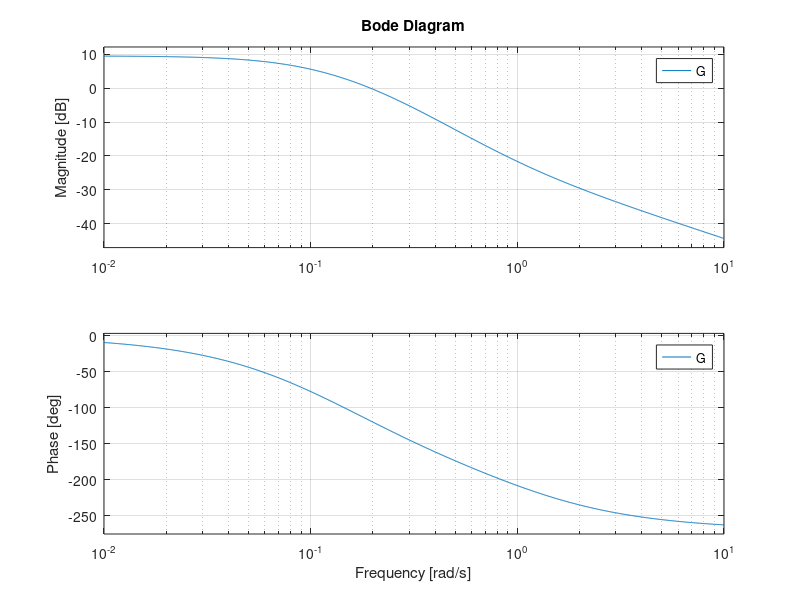
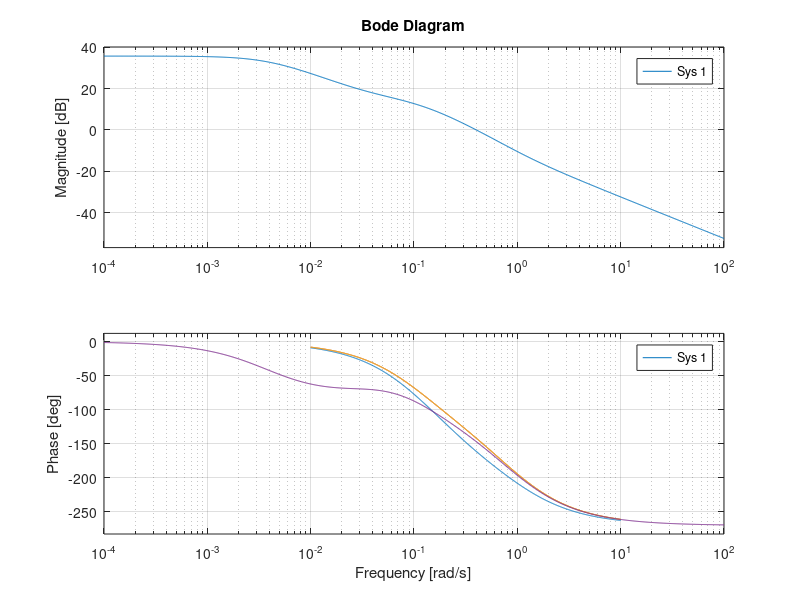
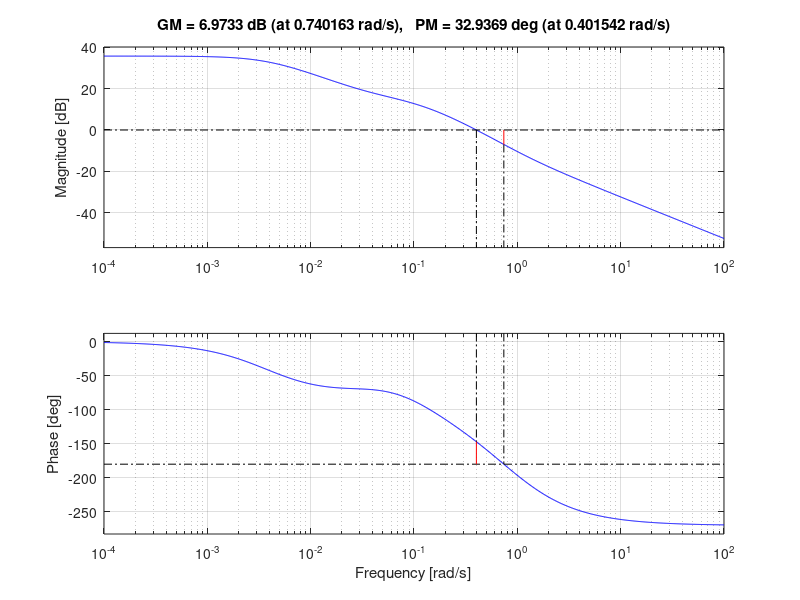
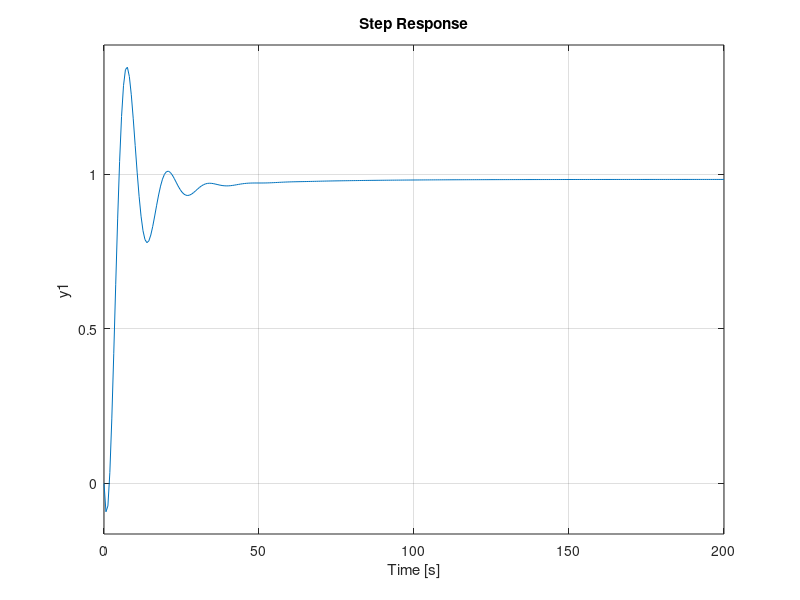

The MATLAB script that drew these images, in order: (Note: this script raises an error after producing the figures.)
%% Control 2022
% Computer exercise 1
% Sujet Phodapol 
% Matthew Lock

%% clear
clc;
clear all;
close all;
%% ===== 4.1 =====
%% Plant
s = tf('s');
G = 3*(-s+1)/((5*s+1)*(10*s+1));
figure, bode(G);

%% design controller
figure, bode(G)
hold on
% Lead controller
wc = 0.4;
[m,phase] = bode(G,wc);
phi = 30 - (phase - 180); % -> to graph beta
beta = 0.5; % beta = 1/a
Td = 1/(wc*sqrt(beta));
F_lead = (Td *s +1)/(beta*Td*s+1);
[m,phase] = bode(F_lead*G,wc);
bode(F_lead*G)
K = 1/m;
bode(K*F_lead*G)

% Lag controller
gamma = 0.1; %beta; %small -> gain bigger at low frequency -> smaller 
TI = 10/wc;
F_lag = (TI*s+1)/(TI*s+gamma);
bode(K*F_lead*F_lag*G);
figure,margin(K*F_lead*F_lag*G);
sysc = K*F_lead*F_lag;
syscl = feedback(sysc*G,1);
figure,step(syscl);

%% Bandwidth
bandwidth(syscl);
figure,step(syscl);
stepinfo(syscl)
peak = getPeakGain(syscl); % magnitude
Mt = 20*log10(peak); % in dB

%% ===== 4.2 =====
%% plant 
s = tf('s');
G = 20/((s+1)*((s/20)^2+s/20+1));

%% requirement
%rise time less than 0.2 overshoot less than 10%
wn = 1.8/0.2; %9
M = 0.1;
xi = sqrt(log(M)^2/(pi^2+log(M)^2));
phi = 100*xi; %59.1155

%% 4.2.1 Design controller
wc = 1;
Fy = 1/G*wc/s;
% add two poles at very far from img axis
P = 1/(s/100+1)^2;
% compute L
L = 10*Fy*G*P; % 10 = gain
syscl = feedback(L,1);
step(syscl)

%% 4.2.2 Disturbance Attenuation
% scaled disturbance
Gd = 10/(s+1);
% design controller
wI = 10; %10
Fy = (s+wI)/s/G*Gd * 1/(s/100+1)^2;
% compute L
L = Fy*G;
% sensitivity
S = 1/(1+L);
SGd = S*Gd;
% step response of disturbance
figure,step(SGd);
% step response of close loop system
syscl = feedback(L,1);
figure,step(syscl);
[x,y] = step(SGd);
plot(y,x,"Linewidth",2);
title("Disturbance Response");
yline(0.1,'--',"Linewidth",2);
grid on
ylabel("Amplitude");
xlabel("Time (seconds)");

%% 4.2.3 Reference tracking specifications
figure,bode(L)
%% Lead controller
wc = 12; %12
[m,phase] = bode(G,wc);
phi = 4.5; %4.5
a = (1+sind(phi))/(1-sind(phi));
beta = 1/a;
Td = 1/(wc*sqrt(beta));
F_lead = (Td *s +1)/(beta*Td*s+1);
[m,phase] = bode(F_lead*L,wc);
K = 1/m;
% figure,bode(K*F_lead*L)

LLL = K*F_lead*L;
syscl = feedback(LLL,1);
% figure,step(syscl);
% sensitivity
S = 1/(1+LLL);
SGd = S*Gd;
% step response of disturbance
figure;
step(SGd)


%% Low pass filter
tau = 0.135; %0.135
Fr = 1/(1+tau*s);
figure,step(Fr*syscl)
stepinfo(Fr*syscl)

%% checking input
u_r = K*F_lead*Fy*Fr*S;
u_d = K*F_lead*Fy*Gd*S;
figure,(step(K*F_lead*Fy*Fr*S));
figure,(step(K*F_lead*Fy*Gd*S));

%% Check specs for u -> y
[step_u_r,time_r] = step(u_r, 0.6);
[step_u_d,time_d] = step(u_d, 0.6);
step_u_rd = step_u_r + step_u_d;
time = time_r;
figure,plot(time,step_u_rd)

%%
figure, bode(S)
hold on
bode(1-S)










%% excess
%%
bode(L)
hold on

%%
LL = 10*L;
syscl = feedback(LL,1);
figure,step(minreal(syscl));
% sensitivity
S = 1/(1+LL);
SGd = S*Gd;
% step response of disturbance
figure,step(SGd);
%%
hold on
K = 1/m;
bode(K*F_lead*L)

%%
K = 1;
L = K*F_lead*L;
syscl = feedback(L,1);
figure,step(syscl);

% sensitivity
S = 1/(1+L);
SGd = S*Gd;
% step response of disturbance
figure,step(SGd);

%% Prefiltering
tau = 1;
Fr = 1/(1+tau*s);








%% design controller
phi = 12;
w = 0.4;
a = (1+sind(phi))/(1-sind(phi));
T = 1/(w*sqrt(a));
sysle = 1/a*(a*T*s+1)/(T*s+1);
hold on;
sysg = G*sysle;
bode(sysg);

%% Lag
T2 = 10/w;
b = a;
syslg = b*(T2*s+1)/(b*T2*s+1);
sysg2 = sysg*syslg;
bode(sysg2);
[m,phase] = bode(sysg2,w);
%phase margin > 30, cross over 0.4 rad
%% step
L = 1/m;
bode(L*sysg2);
syscl = feedback(L*sysg2,1);
figure,margin(L*sysg2);
figure, step(syscl)



